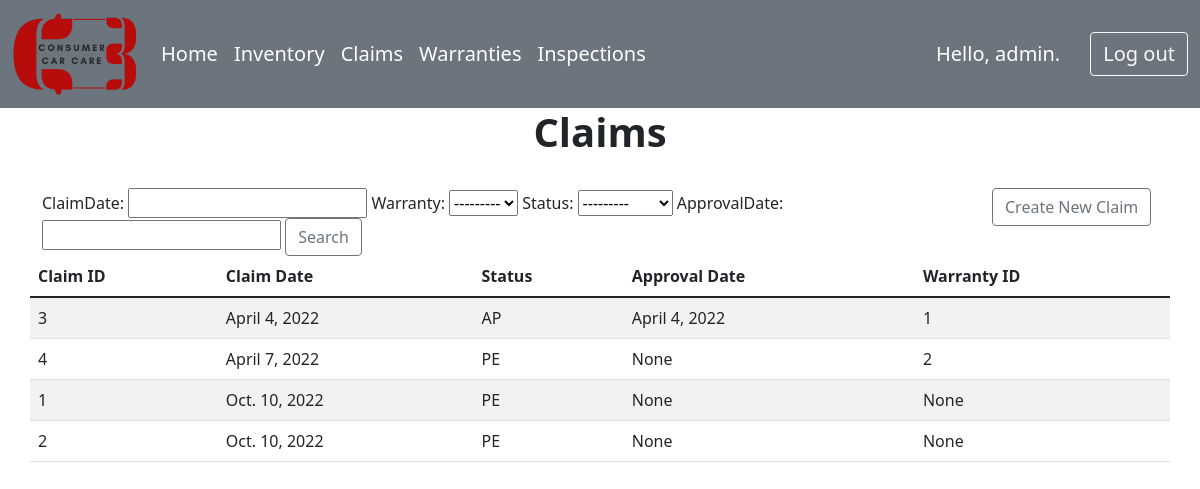
/claimsIndex/ (signed in), run on the app's committed database.
### enterprises/models.py (models this page shows, shortened)
class Claim(models.Model):
    claimDate = models.DateField()
    warranty = models.ForeignKey(Warranty,on_delete=models.SET_NULL,null=True)
    STATUS_CHOICES = [
        ('AP', 'Approved'),
        ('RE', 'Rejected'),
        ('AC', 'Active'),
        ('PE', 'Pending')
    ]
    status = models.CharField(
        max_length = 2,
        choices = STATUS_CHOICES,
        default = 'PE'
    )
    approvalDate = models.DateField(blank=True, null=True)

class Warranty(models.Model):
    inventory = models.ForeignKey(Inventory,on_delete=models.SET_NULL,null=True)
    brand = models.CharField(max_length=30)
    name = models.CharField(max_length=30)
    def __str__(self):
        return(str(self.pk))

### enterprises/views.py (the view)
# urls.py: path('claimsIndex/', views.claimsIndex, name='claimsIndex'),
@login_required
def claimsIndex(request):
    claimsList=Claim.objects.order_by('claimDate')
    myFilter = ClaimsFilter(request.GET, queryset=claimsList)
    claimsList = myFilter.qs
    context={'claims':claimsList, 'myFilter':myFilter}
    return render(request, 'enterprises/claimsIndex.html', context)

### enterprises/templates/enterprises/claimsIndex.html
{% extends "enterprises/base.html" %}
{% block content %}
<div class="container">
    <div class="row">
        <h1 style="font-weight: bold; text-align: center;">Claims</h1>
    </div>
    <br>
    <div class="row">
        <div class="col-10">
            <form>
                <div class="form-group">
                    {{myFilter.form}}
                <button class="btn btn-outline-secondary" type="submit">Search</button>
                </div>
            </form>
        </div>
        <div class="col-2">
            <a href="{% url 'enterprises:newClaim' %}">
                <button class="btn btn-outline-secondary">Create New Claim</button>
            </a>
        </div>
    <table class="table table-striped">
    <thead>
        <tr>
            <th scope="col">Claim ID</th>
            <th scope="col">Claim Date</th>
            <th scope="col">Status</th>
            <th scope="col">Approval Date</th>
            <th scope="col">Warranty ID</th>
        </tr>
    </thead>
    <tbody>
        {% for claim in claims %}
            <tr>
                <td>{{claim.pk}}</td>
                <td>{{claim.claimDate}}</td>
                <td>{{claim.status}}</td>
                <td>{{claim.approvalDate}}</td>
                <td>{{claim.warranty}}</td>
            </tr>
        {% endfor %}
    </tbody>
</table>
</div>
{% endblock content %}

### enterprises/templates/enterprises/base.html (shortened to what this page needs)
<!DOCTYPE html>
<html lang="en">
<head>
    {% load static %}
    <link rel='stylesheet' href="{% static 'bootstrap/css/bootstrap.css' %}" >
</head>
<body>
    <nav class="navbar navbar-expand-lg navbar-light bg-secondary">
        <div class="container-fluid">
            <a class="navbar-brand" href="{% url 'enterprises:index'%}"><img src="/static/C3LogoSmall-50.png"  alt="C3 Logo"></a>
            <div class="collapse navbar-collapse" id="navbarNavAltMarkup">
                <ul class="navbar-nav">
                    <li class="nav-item ">
                      <a class="nav-link " style="font-size: 20px; color: white;" aria-current="page" href="{% url 'enterprises:index'%}">Home</a>
                    </li>
                    <li class="nav-item">
                      <a class="nav-link " style="font-size: 20px; color: white;" aria-current="page" href="{% url 'enterprises:inventory'%}">Inventory</a>
                    </li>
                    <li class="nav-item">
                      <a class="nav-link " style="font-size: 20px; color: white;" aria-current="page" href="{% url 'enterprises:claimsIndex'%}">Claims</a>
                    </li>
                    <li class="nav-item">
                      <a class="nav-link " style="font-size: 20px; color: white;" aria-current="page" href="{% url 'enterprises:warranties'%}">Warranties</a>
                    </li>
                    <li class="nav-item">
                      <a class="nav-link " style="font-size: 20px; color: white;" aria-current="page" href="{% url 'enterprises:inspections'%}">Inspections</a>
                    </li>
                  </ul>
            </div>
            {% if user.is_authenticated %}
                <p style="color: white; margin-top: 1rem; font-size: 20px;">Hello, {{ user.username }}. </p>
                <a href="{% url 'users:logout' %}"><button class="btn btn-outline-light" style="margin-left: 1.5em; font-size: 20px;">Log out</button></a>
            {% else %}
                <a href="{% url 'users:login' %}"><button class="btn btn-outline-light" style="margin-left: 1em; font-size: 20px;">Log in</button></a>
            {% endif %}
        </div>
    </nav>
</body>
</html>
    {% block content %}{% endblock content %}

### data on the page
Claim: pk "3", claimDate "April 4, 2022", status "AP", approvalDate "April 4, 2022", warranty "1"
Claim: pk "4", claimDate "April 7, 2022", status "PE", approvalDate "None", warranty "2"
Claim: pk "1", claimDate "Oct. 10, 2022", status "PE", approvalDate "None", warranty "None"
Claim: pk "2", claimDate "Oct. 10, 2022", status "PE", approvalDate "None", warranty "None"

### other printed values
{{ user.username }} "admin"
